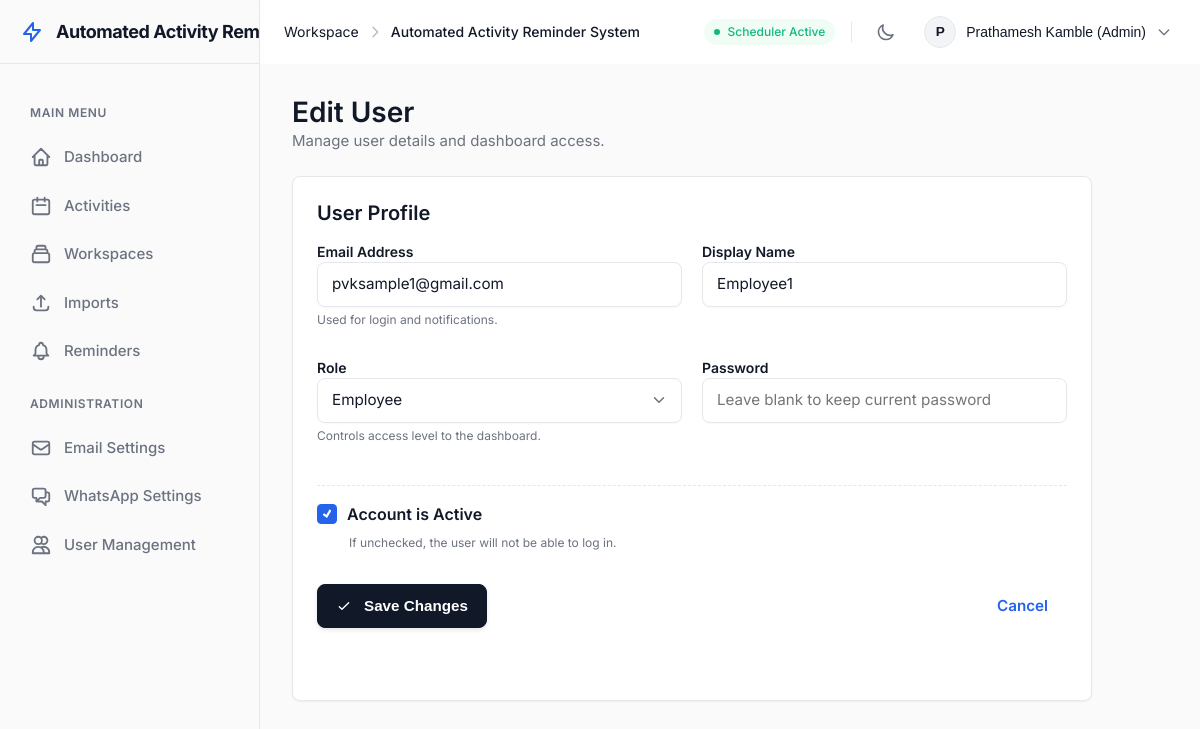
Page /users/4/edit (signed in) on the committed database.
### src/db/models.py (models this page shows)
class User(Base):
    __tablename__ = "users"
    id = Column(Integer, primary_key=True)
    username = Column(String(100), unique=True, nullable=False, index=True) # Kept for legacy compatibility if needed
    email = Column(String(255), unique=True, nullable=False, index=True)
    display_name = Column(String(150), nullable=False)
    password_hash = Column(String(255), nullable=False)
    role = Column(String(20), nullable=False, default="employee")
    is_active = Column(Boolean, nullable=False, default=True)
    email_verified = Column(Boolean, nullable=False, default=False)
    must_change_password = Column(Boolean, nullable=False, default=False)
    created_at = Column(DateTime, nullable=False, default=datetime.utcnow)
    password_reset_tokens = relationship("PasswordResetToken", back_populates="user", cascade="all, delete-orphan")
    email_verification_tokens = relationship("EmailVerificationToken", back_populates="user", cascade="all, delete-orphan")
    login_history = relationship("LoginHistory", back_populates="user", cascade="all, delete-orphan")
    activities = relationship("ActivityRecord", back_populates="assigned_user")

### src/web/auth_routes.py (the view)
@router.get("/users/{user_id}/edit", response_class=HTMLResponse)
def user_edit(request: Request, user_id: int, db: Session = Depends(get_db)):
    user = require_admin(request, db)
    if isinstance(user, RedirectResponse): return user
    account = db.query(User).filter(User.id == user_id).first()
    if account is None:
        return redirect_with_msg("/users", "User not found", "error")
    ROLES = ["admin", "manager", "employee"]
    return render(request, "user_form.html", user=user, account=account, roles=ROLES, csrf_token=generate_csrf_token(request))

### src/web/templates/user_form.html (shortened to what this page needs)
{% extends "base.html" %}
{% block content %}
<section class="page-heading">
  <div>
    <h1>Edit User</h1>
    <p>Manage user details and dashboard access.</p>
  </div>
</section>
<section class="panel" style="max-width: 800px;">
  <div class="panel-head">
    <h2>User Profile</h2>
  </div>
  <form method="post" class="form-grid">
    <label>
      Email Address
      <input type="email" name="username" value="{{ account.username }}" required>
      <span style="font-size: 0.75rem; color: var(--text-muted); font-weight: normal; display: block; margin-top: 4px;">Used for login and notifications.</span>
    </label>
    <label>
      Display Name
      <input type="text" name="display_name" value="{{ account.display_name }}" required>
    </label>
    <label>
      Role
      <select name="role">
        {% for role in roles %}
          <option value="{{ role }}" {% if account.role == role %}selected{% endif %}>{{ role|title }}</option>
        {% endfor %}
      </select>
      <span style="font-size: 0.75rem; color: var(--text-muted); font-weight: normal; display: block; margin-top: 4px;">Controls access level to the dashboard.</span>
    </label>
    <label>
      Password
      <input type="password" name="password" placeholder="Leave blank to keep current password">
    </label>
    <div class="span-2" style="margin-top: 12px; padding-top: 16px; border-top: 1px dashed var(--border-color);">
      <label class="check-row" style="font-size: 1rem; color: var(--text-main);">
        <input type="checkbox" name="is_active" value="true" {% if account.is_active %}checked{% endif %}>
        Account is Active
      </label>
      <span style="font-size: 0.75rem; color: var(--text-muted); font-weight: normal; display: block; margin-left: 32px; margin-top: 4px;">If unchecked, the user will not be able to log in.</span>
    </div>
    <div class="form-actions span-2" style="margin-top: 12px;">
      <button type="submit" class="button primary">
        <svg width="16" height="16" fill="none" stroke="currentColor" stroke-width="2" viewBox="0 0 24 24" style="margin-right:4px;"><path stroke-linecap="round" stroke-linejoin="round" d="M5 13l4 4L19 7"></path></svg>
        Save Changes
      </button>
      <a href="/users" class="button ghost">Cancel</a>
    </div>
  </form>
</section>
{% endblock %}

### src/web/templates/base.html (shortened to what this page needs)
<!doctype html>
<html lang="en">
<head>
  <link rel="stylesheet" href="{{ request.url_for('static', path='styles.css') }}">
</head>
<body>
  <div class="app-shell">
    <aside class="app-sidebar" id="app-sidebar">
      <div class="sidebar-header">
        <a class="sidebar-brand" href="/dashboard">
          <svg class="brand-icon" fill="none" stroke="currentColor" stroke-width="2" viewBox="0 0 24 24"><path stroke-linecap="round" stroke-linejoin="round" d="M13 10V3L4 14h7v7l9-11h-7z"></path></svg>
          <span class="sidebar-brand-text">{{ app_name }}</span>
        </a>
      </div>
      <div class="sidebar-nav">
        {% if user %}
          <div class="sidebar-nav-heading">Main Menu</div>
          <a href="/dashboard">
            <svg class="nav-icon" fill="none" stroke="currentColor" viewBox="0 0 24 24"><path stroke-linecap="round" stroke-linejoin="round" stroke-width="2" d="M3 12l2-2m0 0l7-7 7 7M5 10v10a1 1 0 001 1h3m10-11l2 2m-2-2v10a1 1 0 01-1 1h-3m-6 0a1 1 0 001-1v-4a1 1 0 011-1h2a1 1 0 011 1v4a1 1 0 001 1m-6 0h6"></path></svg>
            <span class="nav-text">Dashboard</span>
          </a>
          <a href="/activities">
            <svg class="nav-icon" fill="none" stroke="currentColor" viewBox="0 0 24 24"><path stroke-linecap="round" stroke-linejoin="round" stroke-width="2" d="M8 7V3m8 4V3m-9 8h10M5 21h14a2 2 0 002-2V7a2 2 0 00-2-2H5a2 2 0 00-2 2v12a2 2 0 002 2z"></path></svg>
            <span class="nav-text">Activities</span>
          </a>
          <a href="/collections">
            <svg class="nav-icon" fill="none" stroke="currentColor" viewBox="0 0 24 24"><path stroke-linecap="round" stroke-linejoin="round" stroke-width="2" d="M19 11H5m14 0a2 2 0 012 2v6a2 2 0 01-2 2H5a2 2 0 01-2-2v-6a2 2 0 012-2m14 0V9a2 2 0 00-2-2M5 11V9a2 2 0 012-2m0 0V5a2 2 0 012-2h6a2 2 0 012 2v2M7 7h10"></path></svg>
            <span class="nav-text">Workspaces</span>
          </a>
          <a href="/imports">
            <svg class="nav-icon" fill="none" stroke="currentColor" viewBox="0 0 24 24"><path stroke-linecap="round" stroke-linejoin="round" stroke-width="2" d="M4 16v1a3 3 0 003 3h10a3 3 0 003-3v-1m-4-8l-4-4m0 0L8 8m4-4v12"></path></svg>
            <span class="nav-text">Imports</span>
          </a>
          <a href="/reminders/preview">
            <span class="nav-text">Reminders</span>
          </a>
          {% if user.is_owner %}
            <div class="sidebar-nav-heading">Administration</div>
            <a href="/settings/email">
              <svg class="nav-icon" fill="none" stroke="currentColor" viewBox="0 0 24 24"><path stroke-linecap="round" stroke-linejoin="round" stroke-width="2" d="M3 8l7.89 5.26a2 2 0 002.22 0L21 8M5 19h14a2 2 0 002-2V7a2 2 0 00-2-2H5a2 2 0 00-2 2v10a2 2 0 002 2z"></path></svg>
              <span class="nav-text">Email Settings</span>
            </a>
            <a href="/settings/whatsapp">
              <span class="nav-text">WhatsApp Settings</span>
            </a>
            <a href="/users">
              <svg class="nav-icon" fill="none" stroke="currentColor" viewBox="0 0 24 24"><path stroke-linecap="round" stroke-linejoin="round" stroke-width="2" d="M12 4.354a4 4 0 110 5.292M15 21H3v-1a6 6 0 0112 0v1zm0 0h6v-1a6 6 0 00-9-5.197M13 7a4 4 0 11-8 0 4 4 0 018 0z"></path></svg>
              <span class="nav-text">User Management</span>
            </a>
          {% endif %}
        {% endif %}
      </div>
    </aside>
    <div class="app-content-wrapper">
      <header class="app-navbar">
        <div class="navbar-left">
          <div class="navbar-breadcrumbs desktop-only">
            <span class="breadcrumb-item text-muted">Workspace</span>
            <svg class="breadcrumb-separator" width="16" height="16" fill="none" stroke="currentColor" viewBox="0 0 24 24"><path stroke-linecap="round" stroke-linejoin="round" stroke-width="2" d="M9 5l7 7-7 7"></path></svg>
            <span class="breadcrumb-item fw-500">{{ app_name }}</span>
          </div>
        </div>
        <div class="navbar-right">
          <div class="scheduler-status desktop-only">
            <span class="status-dot pulsing"></span>
            <span class="status-text">Scheduler Active</span>
          </div>
          <button id="theme-toggle" class="icon-button theme-toggle-btn" aria-label="Toggle Theme">
            <svg width="20" height="20" fill="none" stroke="currentColor" stroke-width="2" viewBox="0 0 24 24">
              <path stroke-linecap="round" stroke-linejoin="round" d="M20.354 15.354A9 9 0 018.646 3.646 9.003 9.003 0 0012 21a9.003 9.003 0 008.354-5.646z"></path>
            </svg>
          </button>
          {% if user %}
            <div class="user-profile-menu dropdown-container">
              <button class="user-name profile-dropdown-btn">
                <div class="avatar">{{ user.display_name[:1] | upper }}</div>
                <span class="desktop-only">{{ user.display_name }} ({{ user.role|title }})</span>
                <svg class="dropdown-chevron desktop-only" width="16" height="16" fill="none" stroke="currentColor" viewBox="0 0 24 24"><path stroke-linecap="round" stroke-linejoin="round" stroke-width="2" d="M19 9l-7 7-7-7"></path></svg>
              </button>
            </div>
          {% else %}
            <div class="user-profile-menu">
              <a href="/login" class="button small ghost">Login</a>
              <a href="/signup" class="button small primary">Signup</a>
            </div>
          {% endif %}
        </div>
      </header>
      <main class="page-content">
        <div class="page">
          {% block content %}{% endblock %}
        </div>
      </main>
    </div>
  </div>
</body>
</html>

### rows in the picture
User: display_name "P", display_name "Prathamesh Kamble", role "Admin"
User: username "pvksample1@gmail.com", display_name "Employee1", role "Employee", is_active "☑"

### other values in the picture
{{ app_name }} "Automated Activity…"
{{ app_name }} "Automated Activity Reminder System"
